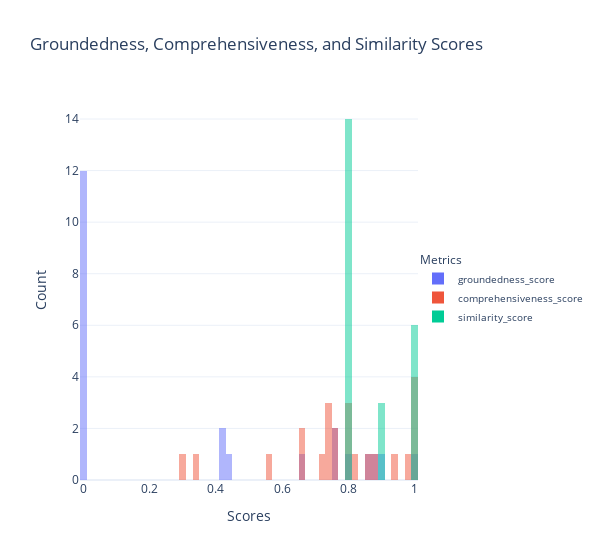

The code cell stored with this chart in its notebook:
### Code cell
import plotly.express as px

# Plotting the histogram for groundedness, comprehensiveness, and similarity scores using Plotly
fig = px.histogram(result_df, x=['groundedness_score', 'comprehensiveness_score', 'similarity_score'], 
                   barmode='overlay', 
                   title='Groundedness, Comprehensiveness, and Similarity Scores',
                   labels={'value': 'Scores', 'variable': 'Metrics'},
                   template='plotly_white',
                   nbins=100)  # Increased the number of bins

fig.update_layout(
    xaxis_title='Scores',
    yaxis_title='Count',
    legend_title='Metrics',
    legend=dict(x=1, y=0.5, traceorder='normal', font=dict(size=10)),
    width=600  # Reduced the width of the plot
)

fig.show()

### Figure 1 — Plotly figure (JSON) as saved in the notebook; plotly's stock layout.template omitted (floating-point values rounded to 4 significant figures)
{"data": [{"alignmentgroup": "True", "bingroup": "x", "hovertemplate": "Metrics=groundedness_score<br>Scores=%{x}<br>count=%{y}<extra></extra>", "legendgroup": "groundedness_score", "marker": {"color": "#636efa", "opacity": 0.5, "pattern": {"shape": ""}}, "name": "groundedness_score", "nbinsx": 100, "offsetgroup": "groundedness_score", "orientation": "v", "showlegend": true, "type": "histogram", "x": [0.75, 0, 0, 0, 0.75, 0, 0, 1, 0, 0.8889, 0.8667, 0.4444, 0, 0.4167, 0, 0, 0.6667, 0.8, 0, 0, 0.9091, 0, 0.4286], "xaxis": "x", "yaxis": "y"}, {"alignmentgroup": "True", "bingroup": "x", "hovertemplate": "Metrics=comprehensiveness_score<br>Scores=%{x}<br>count=%{y}<extra></extra>", "legendgroup": "comprehensiveness_score", "marker": {"color": "#EF553B", "opacity": 0.5, "pattern": {"shape": ""}}, "name": "comprehensiveness_score", "nbinsx": 100, "offsetgroup": "comprehensiveness_score", "orientation": "v", "showlegend": true, "type": "histogram", "x": [0.9394, 0.7407, 0.8095, 0.3333, 0.7619, 0.75, 0.8148, 0.881, 0.7222, 0.6667, 0.9792, 0.5667, 0.8095, 0.8519, 0.6667, 1, 0.7333, 0.7917, 0.7333, 1, 1, 1, 0.3095], "xaxis": "x", "yaxis": "y"}, {"alignmentgroup": "True", "bingroup": "x", "hovertemplate": "Metrics=similarity_score<br>Scores=%{x}<br>count=%{y}<extra></extra>", "legendgroup": "similarity_score", "marker": {"color": "#00cc96", "opacity": 0.5, "pattern": {"shape": ""}}, "name": "similarity_score", "nbinsx": 100, "offsetgroup": "similarity_score", "orientation": "v", "showlegend": true, "type": "histogram", "x": [0.9, 0.8, 0.8, 0.8, 0.8, 0.8, 1, 0.8, 0.9, 0.8, 1, 0.8, 1, 1, 0.8, 1, 0.9, 0.8, 0.8, 1, 0.8, 0.8, 0.8], "xaxis": "x", "yaxis": "y"}], "layout": {"barmode": "overlay", "legend": {"font": {"size": 10}, "title": {"text": "Metrics"}, "tracegroupgap": 0, "traceorder": "normal", "x": 1, "y": 0.5}, "title": {"text": "Groundedness, Comprehensiveness, and Similarity Scores"}, "width": 600, "xaxis": {"anchor": "y", "domain": [0, 1], "title": {"text": "Scores"}}, "yaxis": {"anchor": "x", "domain": [0, 1], "title": {"text": "Count"}}}}
